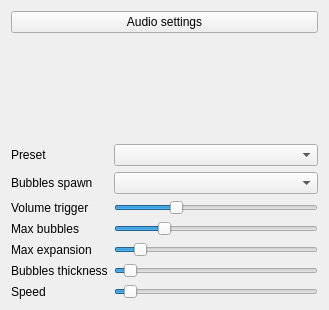
<?xml version="1.0" encoding="UTF-8"?>
<ui version="4.0">
 <class>AudioBubbles</class>
 <widget class="QWidget" name="AudioBubbles">
  <property name="geometry">
   <rect>
    <x>0</x>
    <y>0</y>
    <width>329</width>
    <height>310</height>
   </rect>
  </property>
  <layout class="QGridLayout" name="gridLayout" columnstretch="0,0">
   <item row="6" column="1">
    <widget class="QTooltipedSlider" name="trigger">
     <property name="minimum">
      <number>1</number>
     </property>
     <property name="maximum">
      <number>100</number>
     </property>
     <property name="value">
      <number>30</number>
     </property>
     <property name="orientation">
      <enum>Qt::Horizontal</enum>
     </property>
    </widget>
   </item>
   <item row="0" column="0" colspan="2">
    <widget class="QPushButton" name="audio_settings">
     <property name="text">
      <string>Audio settings</string>
     </property>
    </widget>
   </item>
   <item row="1" column="0" colspan="2">
    <widget class="ColorsPicker" name="colorsPicker" native="true"/>
   </item>
   <item row="9" column="1">
    <widget class="QTooltipedSlider" name="bubbles_thickness">
     <property name="minimum">
      <number>1</number>
     </property>
     <property name="maximum">
      <number>200</number>
     </property>
     <property name="value">
      <number>10</number>
     </property>
     <property name="orientation">
      <enum>Qt::Horizontal</enum>
     </property>
    </widget>
   </item>
   <item row="6" column="0">
    <widget class="QLabel" name="label">
     <property name="text">
      <string>Volume trigger</string>
     </property>
    </widget>
   </item>
   <item row="10" column="0">
    <widget class="QLabel" name="speed_mult_label">
     <property name="text">
      <string>Speed</string>
     </property>
    </widget>
   </item>
   <item row="4" column="0">
    <widget class="QLabel" name="presetLabel">
     <property name="text">
      <string>Preset</string>
     </property>
    </widget>
   </item>
   <item row="10" column="1">
    <widget class="QTooltipedSlider" name="speed_mult">
     <property name="minimum">
      <number>1</number>
     </property>
     <property name="maximum">
      <number>1000</number>
     </property>
     <property name="value">
      <number>50</number>
     </property>
     <property name="orientation">
      <enum>Qt::Horizontal</enum>
     </property>
    </widget>
   </item>
   <item row="9" column="0">
    <widget class="QLabel" name="bubbles_thickness_label">
     <property name="text">
      <string>Bubbles thickness</string>
     </property>
    </widget>
   </item>
   <item row="8" column="0">
    <widget class="QLabel" name="max_expansion_label">
     <property name="text">
      <string>Max expansion</string>
     </property>
    </widget>
   </item>
   <item row="4" column="1">
    <widget class="QComboBox" name="preset"/>
   </item>
   <item row="7" column="0">
    <widget class="QLabel" name="max_bubbles_label">
     <property name="text">
      <string>Max bubbles</string>
     </property>
    </widget>
   </item>
   <item row="3" column="0" colspan="2">
    <widget class="QLabel" name="gradient">
     <property name="sizePolicy">
      <sizepolicy hsizetype="Expanding" vsizetype="Fixed">
       <horstretch>0</horstretch>
       <verstretch>0</verstretch>
      </sizepolicy>
     </property>
     <property name="minimumSize">
      <size>
       <width>0</width>
       <height>20</height>
      </size>
     </property>
     <property name="maximumSize">
      <size>
       <width>16777215</width>
       <height>20</height>
      </size>
     </property>
     <property name="text">
      <string/>
     </property>
     <property name="scaledContents">
      <bool>true</bool>
     </property>
    </widget>
   </item>
   <item row="8" column="1">
    <widget class="QTooltipedSlider" name="max_expansion">
     <property name="minimum">
      <number>1</number>
     </property>
     <property name="maximum">
      <number>1000</number>
     </property>
     <property name="value">
      <number>100</number>
     </property>
     <property name="orientation">
      <enum>Qt::Horizontal</enum>
     </property>
    </widget>
   </item>
   <item row="2" column="0" colspan="2">
    <widget class="QLabel" name="preview">
     <property name="text">
      <string/>
     </property>
    </widget>
   </item>
   <item row="7" column="1">
    <widget class="QTooltipedSlider" name="max_bubbles">
     <property name="minimum">
      <number>1</number>
     </property>
     <property name="maximum">
      <number>32</number>
     </property>
     <property name="value">
      <number>8</number>
     </property>
     <property name="orientation">
      <enum>Qt::Horizontal</enum>
     </property>
    </widget>
   </item>
   <item row="5" column="0">
    <widget class="QLabel" name="label_2">
     <property name="text">
      <string>Bubbles spawn</string>
     </property>
    </widget>
   </item>
   <item row="5" column="1">
    <widget class="QComboBox" name="spawnMode"/>
   </item>
  </layout>
 </widget>
 <customwidgets>
  <customwidget>
   <class>QTooltipedSlider</class>
   <extends>QSlider</extends>
   <header location="global">QTooltipedSlider.h</header>
  </customwidget>
  <customwidget>
   <class>ColorsPicker</class>
   <extends>QWidget</extends>
   <header location="global">ColorsPicker.h</header>
   <container>1</container>
  </customwidget>
 </customwidgets>
 <resources/>
 <connections/>
</ui>
